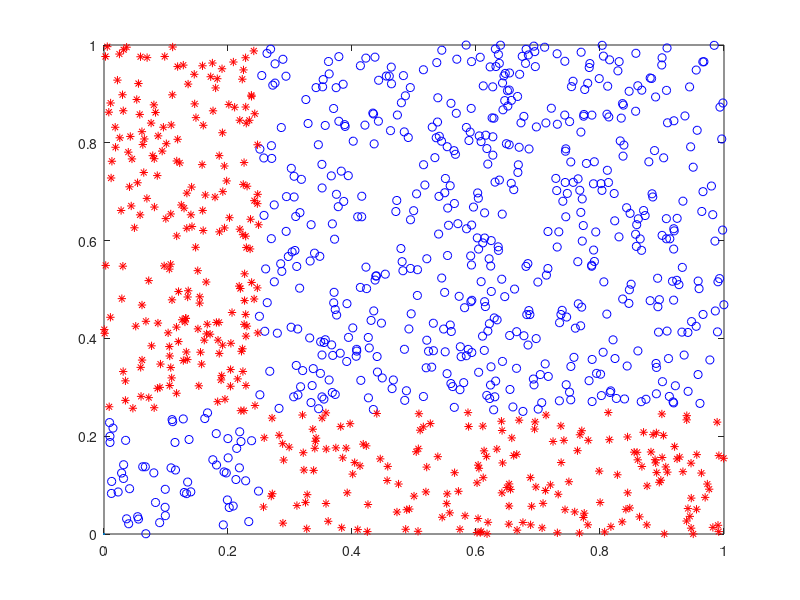

Reproduce this figure in MATLAB.
function Ts = TrainingSetGeneration()

close all;
Ts = zeros(1000,3);

for i=1:1000
    Ts(i,1) = rand;
    Ts(i,2) = rand;
end

for i=1:1000
   if(Ts(i,1)<=0.25)
       if(Ts(i,2)<=0.25)
           Ts(i,3) = 0.15;
       else
           Ts(i,3)=0.85;
       end
   else
       if(Ts(i,2)<=0.25)
           Ts(i,3) = 0.85;
       else
           Ts(i,3)=0.15;clc
       end
   end
end

plot(0,0)
hold
for i=1:1000
    if(Ts(i,3)>0.5)
        plot(Ts(i,1), Ts(i,2), 'r*');
    else
        plot(Ts(i,1), Ts(i,2), 'bo');
    end
end

%lgd = legend('LOW', 'HIGH');

end